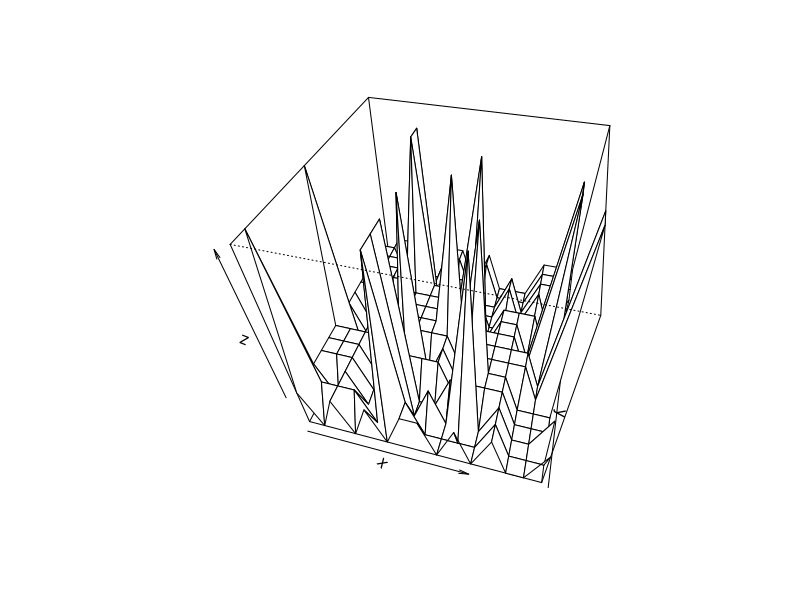

The R source for this figure:
z <- matrix(c(100,
400,
100,
100,
100,
100,
400,
100,
100,
100,
100,
100,
100,
100,
10,
10,
100,
10,
100,
100,
100,
10,
10,
10,
100,
100,
100,
100,
100,
100,
100,
100,
100,
100,
100,
100,
100,
100,
100,
10,
100,
100,
100,
10,
100,
10,
100,
10,
10,
10,
100,
100,
100,
100,
100,
100,
100,
100,
100,
10,
100,
10,
100,
100,
100,
10,
100,
100,
100,
100,
400,
400,
10,
10,
10,
10,
400,
400,
400,
100,
400,
100,
100,
100,
100,
100,
10,
100,
100,
100,
100,
100,
10,
10,
100,
10,
100,
100,
100,
100,
100,
100,
10,
100,
100,
100,
10,
100,
10,
100,
100,
100,
400,
100,
100,
100,
100,
100,
10,
10,
10,
10,
10,
100,
10,
10,
10,
10,
10,
400,
100,
10,
10,
100,
100,
100,
10,
400,
100,
400,
100,
100,
100,
10,
10,
10,
10,
10,
10,
10,
10,
10,
10,
100,
100,
100,
100,
100,
100,
100,
10,
100,
100,
10,
10,
100,
100,
100,
100,
100,
100,
100,
100,
100,
100,
10,
10,
10,
10,
10,
10,
10,
10,
10,
10,
100,
100,
10,
10,
100,
10,
100,
100,
100,
100,
10,
10,
10,
10,
10,
10,
10,
400,
400,
10,
10,
10,
100,
100,
100,
100,
10,
100,
10,
10,
400,
400,
10,
10,
100,
10,
100,
100,
100,
100),nrow=15.0,ncol=15.0, byrow=TRUE,dimnames = NULL)
x <- seq(0,14.0,by=1)
y <- seq(0,14.0,by=1)
persp(x,y,z,theta=15,phi=45)
